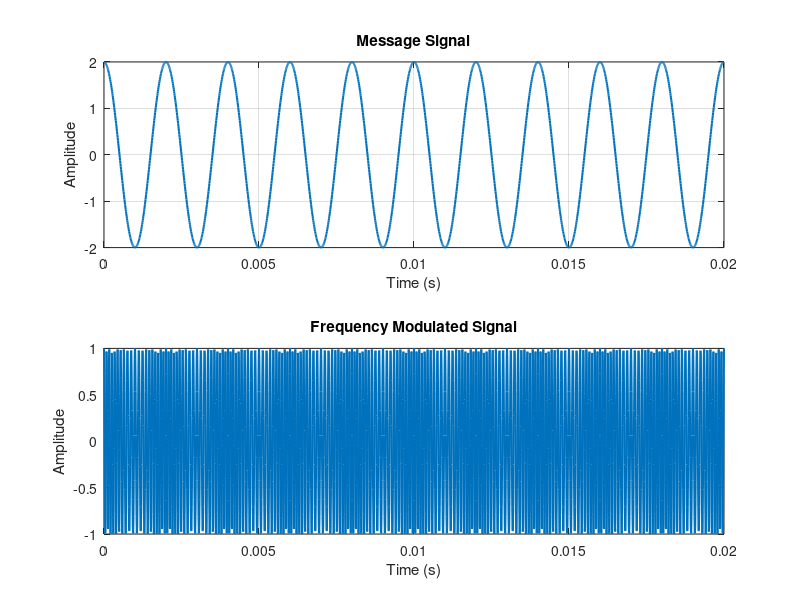
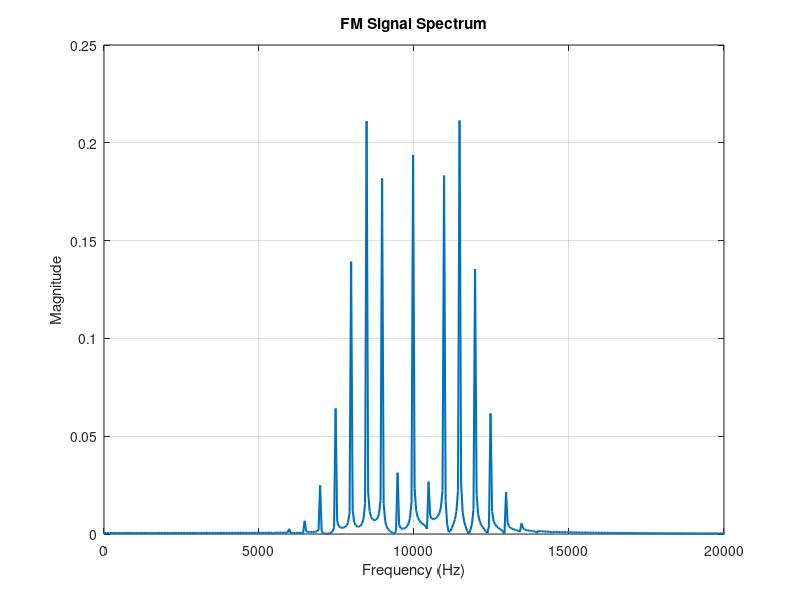

Write the MATLAB code that produced these figures, in order.
% Calculation and Verification of Frequency Deviation
% and Modulation Index of FM Signals
clc;
clear;
close all;
%% Input Parameters
Am = 2; % Message signal amplitude
fm = 500; % Message frequency (Hz)
Ac = 1; % Carrier amplitude

fc = 10000; % Carrier frequency (Hz)
kf = 1000; % Frequency sensitivity (Hz/V)
fs = 100000; % Sampling frequency (Hz)
T = 0.02; % Simulation duration (s)
t = 0:1/fs:T;
%% Message Signal
m = Am*cos(2*pi*fm*t);
%% Frequency Deviation Calculation
delta_f = kf * Am;
%% Modulation Index Calculation
beta = delta_f/fm;
%% FM Signal Generation
fm_signal = Ac*cos(2*pi*fc*t + beta*sin(2*pi*fm*t));
%% Plot Message Signal
figure;
subplot(2,1,1);
plot(t,m,'LineWidth',1.5);
title('Message Signal');
xlabel('Time (s)');
ylabel('Amplitude');
grid on;
%% Plot FM Signal
subplot(2,1,2);
plot(t,fm_signal,'LineWidth',1.5);
title('Frequency Modulated Signal');
xlabel('Time (s)');
ylabel('Amplitude');
grid on;
%% Spectrum Analysis
N = length(fm_signal);
FM_fft = fftshift(abs(fft(fm_signal))/N);
f = (-N/2:N/2-1)*(fs/N);
figure;
plot(f,FM_fft,'LineWidth',1.5);
title('FM Signal Spectrum');
xlabel('Frequency (Hz)');
ylabel('Magnitude');
grid on;
xlim([fc-10000 fc+10000]);
%% Display Results

fprintf('\nFM SIGNAL PARAMETERS\n');
fprintf('---------------------------\n');
fprintf('Carrier Frequency = %.0f Hz\n',fc);
fprintf('Message Frequency = %.0f Hz\n',fm);
fprintf('Message Amplitude = %.2f V\n',Am);
fprintf('Frequency Sensitivity = %.0f Hz/V\n',kf);
fprintf('\nCALCULATED VALUES\n');
fprintf('---------------------------\n');
fprintf('Frequency Deviation (Δf) = %.0f Hz\n',delta_f);
fprintf('Modulation Index (β) = %.2f\n',beta);
%% Carson's Rule Bandwidth
BW = 2*(delta_f + fm);
fprintf('Bandwidth (Carson Rule) = %.0f Hz\n',BW);
